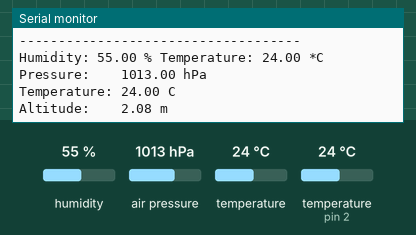
Simulated run of this sketch. Board: Arduino Uno, built with avr-gcc and run on an emulated ATmega328P. Shown: the last lines printed to the serial monitor. The test bench sets the inputs (shaded band); at power-on: humidity 55 %, air pressure 1013 hPa, temperature 24 °C, temperature (sensor on pin 2) 24 °C. No radio packets arrive unless stated.

Above: at 1.8 s.
1.9 s: humidity set to 22 %
At 2.25 s:
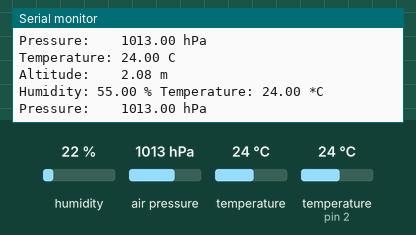
3.7 s: air pressure set to 952 hPa
At 5.3 s:
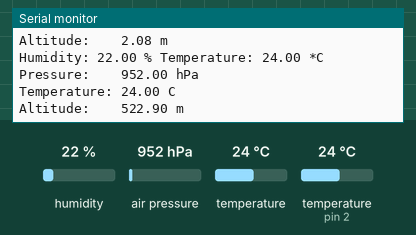
5.5 s: temperature (sensor 0) set to 12 °C
At 7.0 s:
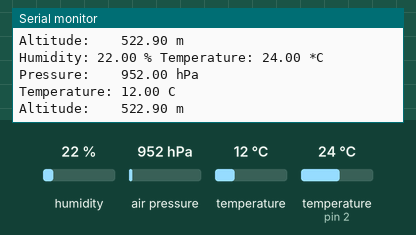
7.3 s: temperature (sensor on pin 2) set to 12 °C
At 7.5 s:
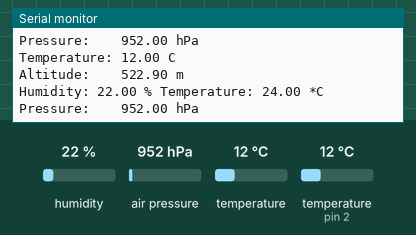
9.1 s: humidity set to 40 %
At 10.13 s:
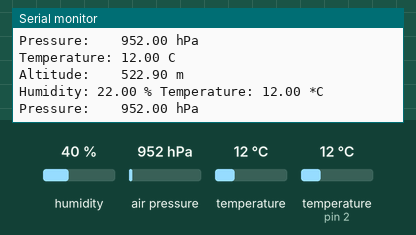
10.9 s: air pressure set to 975 hPa
At 12.3 s:
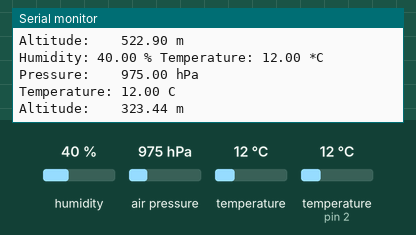
Timing chart, 0 to 13.7 s (numbered marks = the images above; inputs shaded):
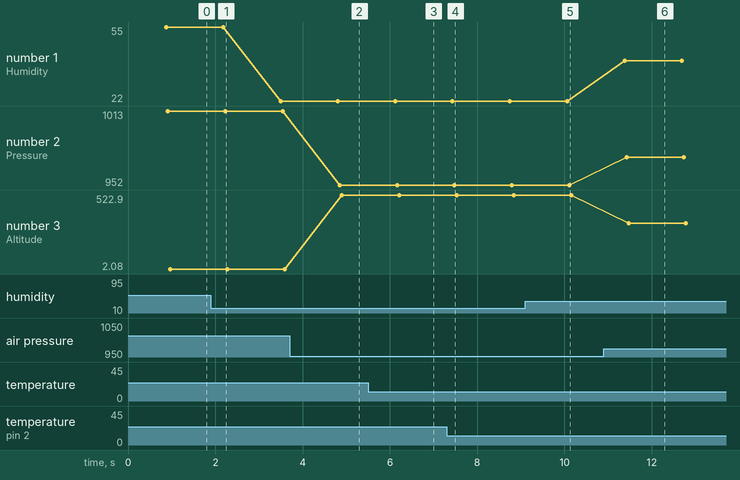

Measured:
- after the input at 3.7 s, the serial monitor: prints a new line after 1.2 s (image 2)
- after the input at 5.5 s, the serial monitor: prints a new line after 0.69 s (image 3)
- after the input at 10.9 s, the serial monitor: prints a new line after 0.52 s (image 6)
- plotted number 1: 55 → 22 after the input at 1.9 s
- plotted number 2: 1013 → 952 after the input at 3.7 s, 952 → 975 after the input at 10.9 s
- plotted number 3: 2.08 → 522.9 after the input at 3.7 s, 522.9 → 323.44 after the input at 10.9 s

The sketch:

Czujnik_DHT_v1.ino
```cpp
//Datalog:
// 25.04.2015
// 6.06.2015 Bezprzewodowy czujnik 433 MhZ
// 7.06 uruchamianie
// 10.06 edycja GitHub
// 30.08 testowanie
// 20.08 dodanie barometru (dziala)
// 15.10 edycja kodu

//Biblioteki:
#include <DHT.h>
#include <VirtualWire.h>
#include <Wire.h>
#include <Adafruit_Sensor.h>
#include <Adafruit_BMP085_U.h>

//Piny:
#define DHTPIN 2
#define DHTTYPE DHT22   // DHT 22  (AM2302)

#define transmit_pin  12
#define transmit_en_pin 3
#define ledPin 13

//Inicjalizacja DHT:
DHT dht(DHTPIN, DHTTYPE);

//Inicjalizacja BMP:
Adafruit_BMP085_Unified bmp = Adafruit_BMP085_Unified(10085);

//Zmienne:
byte count = 1;
int zmienna[4]; //Ilosc zmiennych do przeslania
float cisn=0;

//
void displaySensorDetails(void)
{
  sensor_t sensor;
  bmp.getSensor(&sensor);
  Serial.println("------------------------------------");
  Serial.print  ("Sensor:       "); Serial.println(sensor.name);
  Serial.print  ("Driver Ver:   "); Serial.println(sensor.version);
  Serial.print  ("Unique ID:    "); Serial.println(sensor.sensor_id);
  Serial.print  ("Max Value:    "); Serial.print(sensor.max_value); Serial.println(" hPa");
  Serial.print  ("Min Value:    "); Serial.print(sensor.min_value); Serial.println(" hPa");
  Serial.print  ("Resolution:   "); Serial.print(sensor.resolution); Serial.println(" hPa");
  Serial.println("------------------------------------");
  Serial.println("");
  delay(500);
}


void setup() {
  digitalWrite(13,0);
  Serial.begin(9600);
  // DHT:
  dht.begin();

  //433:
  vw_set_ptt_inverted(true);
  vw_set_tx_pin(transmit_pin);
  vw_set_ptt_pin(transmit_en_pin);
  vw_setup(2000);// speed of data transfer Kbps

  //BMP:
   Serial.println("Pressure Sensor Test"); Serial.println("");

  /* Initialise the sensor */
  if(!bmp.begin())
  {
    /* There was a problem detecting the BMP085 ... check your connections */
    Serial.print("Ooops, no BMP085 detected ... Check your wiring or I2C ADDR!");
    //while(1);
  }
  else
  /* Display some basic information on this sensor */
  displaySensorDetails();
}


void loop() {

  //char msg[3]={'','',''};

 //DHT:
  delay(200);
  float h = dht.readHumidity();
  float t = dht.readTemperature();
  // Read temperature as Fahrenheit
  float f = dht.readTemperature(true);

  // Check if any reads failed and exit early (to try again).
  if (isnan(h) || isnan(t) || isnan(f)) {
    Serial.println("Failed to read from DHT sensor!");
    return;
  }

  Serial.print("Humidity: ");
  Serial.print(h);
  Serial.print(" % ");
  Serial.print("Temperature: ");
  Serial.print(t);
  Serial.println(" *C ");

  //BMP:
  sensors_event_t event;
  bmp.getEvent(&event);
   if (event.pressure)
  {
    /* Display atmospheric pressue in hPa */
    Serial.print("Pressure:    ");
    cisn=event.pressure;
    Serial.print(cisn);
    Serial.println(" hPa");
    float temperature;
    bmp.getTemperature(&temperature);
    Serial.print("Temperature: ");
    Serial.print(temperature);
    Serial.println(" C");
    float seaLevelPressure = SENSORS_PRESSURE_SEALEVELHPA;
    Serial.print("Altitude:    ");
    Serial.print(bmp.pressureToAltitude(seaLevelPressure,
                                        event.pressure));
    Serial.println(" m");
    Serial.println("");
  }
  else
  {
    Serial.println("Sensor error");
  }


    //433 mhz:
//msg[5] = 5;
//msg[6] = count;
zmienna[0]=t*100;
zmienna[1]=h*100;
zmienna[2]=(int)cisn;
zmienna[3]=count;
//Serial.print(msg[0]);
//Serial.print(msg[1]);
//Serial.print(msg[2]);
//Serial.print(msg[3]);
//Serial.print(msg[4]);
//Serial.print(msg[5]);
//Serial.println(msg[6]);

//Wysylanie wiadomosci:
digitalWrite(13,1);
vw_send((uint8_t *)zmienna, sizeof(zmienna));
vw_wait_tx(); // Czekaj az calosc zostanie przeslana:
digitalWrite(13,0);
count=count+1;
delay(1000);
}
```
